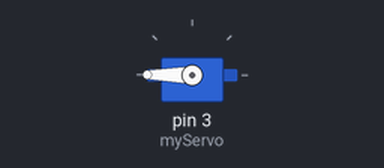
Bench run of a sketch on a simulated Arduino Uno, built with avr-gcc and run on an emulated ATmega328P. On the bench: servo.

Above: at 0.05 s.
Timing chart, 0 to 4.6 s (numbered marks = the images above):
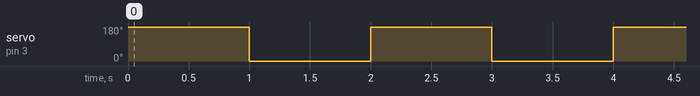

Measured:
- by itself, servo on pin 3 (myServo): alternates 180° for 1.0 s and 0° for 1.0 s

The sketch:

servo180.ino
```cpp
#include <Servo.h> // Include the Servo library

Servo myServo; // Create a servo object

void setup() {
  myServo.attach(3); // Attach the servo to pin 9
}

void loop() {
  myServo.write(180); // Move the servo to 180 degrees
  delay(1000);        // Wait for 1 second
  myServo.write(0);   // Move the servo back to 0 degrees
  delay(1000);        // Wait for 1 second
}
```
